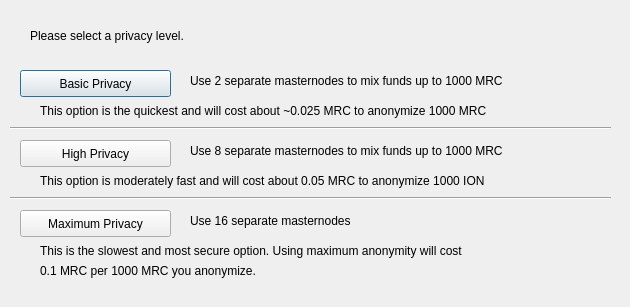
<?xml version="1.0" encoding="UTF-8"?>
<ui version="4.0">
 <class>DarksendConfig</class>
 <widget class="QDialog" name="DarksendConfig">
  <property name="geometry">
   <rect>
    <x>0</x>
    <y>0</y>
    <width>630</width>
    <height>307</height>
   </rect>
  </property>
  <property name="windowTitle">
   <string>Configure Darksend</string>
  </property>
  <widget class="QPushButton" name="buttonBasic">
   <property name="geometry">
    <rect>
     <x>20</x>
     <y>70</y>
     <width>151</width>
     <height>27</height>
    </rect>
   </property>
   <property name="text">
    <string>Basic Privacy</string>
   </property>
  </widget>
  <widget class="QPushButton" name="buttonHigh">
   <property name="geometry">
    <rect>
     <x>20</x>
     <y>140</y>
     <width>151</width>
     <height>27</height>
    </rect>
   </property>
   <property name="text">
    <string>High Privacy</string>
   </property>
  </widget>
  <widget class="QPushButton" name="buttonMax">
   <property name="geometry">
    <rect>
     <x>20</x>
     <y>210</y>
     <width>151</width>
     <height>27</height>
    </rect>
   </property>
   <property name="text">
    <string>Maximum Privacy</string>
   </property>
  </widget>
  <widget class="QLabel" name="label">
   <property name="geometry">
    <rect>
     <x>30</x>
     <y>20</y>
     <width>571</width>
     <height>31</height>
    </rect>
   </property>
   <property name="text">
    <string>Please select a privacy level.</string>
   </property>
  </widget>
  <widget class="QLabel" name="label_2">
   <property name="geometry">
    <rect>
     <x>190</x>
     <y>70</y>
     <width>421</width>
     <height>21</height>
    </rect>
   </property>
   <property name="text">
    <string>Use 2 separate masternodes to mix funds up to 1000 MRC</string>
   </property>
  </widget>
  <widget class="QLabel" name="label_3">
   <property name="geometry">
    <rect>
     <x>190</x>
     <y>140</y>
     <width>411</width>
     <height>21</height>
    </rect>
   </property>
   <property name="text">
    <string>Use 8 separate masternodes to mix funds up to 1000 MRC</string>
   </property>
  </widget>
  <widget class="QLabel" name="label_4">
   <property name="geometry">
    <rect>
     <x>190</x>
     <y>210</y>
     <width>421</width>
     <height>21</height>
    </rect>
   </property>
   <property name="text">
    <string>Use 16 separate masternodes</string>
   </property>
  </widget>
  <widget class="QLabel" name="label_6">
   <property name="geometry">
    <rect>
     <x>40</x>
     <y>100</y>
     <width>561</width>
     <height>21</height>
    </rect>
   </property>
   <property name="text">
    <string>This option is the quickest and will cost about ~0.025 MRC to anonymize 1000 MRC</string>
   </property>
  </widget>
  <widget class="QLabel" name="label_7">
   <property name="geometry">
    <rect>
     <x>40</x>
     <y>170</y>
     <width>561</width>
     <height>21</height>
    </rect>
   </property>
   <property name="text">
    <string>This option is moderately fast and will cost about 0.05 MRC to anonymize 1000 ION</string>
   </property>
  </widget>
  <widget class="QLabel" name="label_8">
   <property name="geometry">
    <rect>
     <x>40</x>
     <y>240</y>
     <width>561</width>
     <height>21</height>
    </rect>
   </property>
   <property name="text">
    <string>This is the slowest and most secure option. Using maximum anonymity will cost</string>
   </property>
  </widget>
  <widget class="QLabel" name="label_9">
   <property name="geometry">
    <rect>
     <x>40</x>
     <y>260</y>
     <width>561</width>
     <height>21</height>
    </rect>
   </property>
   <property name="text">
    <string>0.1 MRC per 1000 MRC you anonymize.</string>
   </property>
  </widget>
  <widget class="Line" name="line">
   <property name="geometry">
    <rect>
     <x>10</x>
     <y>120</y>
     <width>601</width>
     <height>16</height>
    </rect>
   </property>
   <property name="orientation">
    <enum>Qt::Horizontal</enum>
   </property>
  </widget>
  <widget class="Line" name="line_2">
   <property name="geometry">
    <rect>
     <x>10</x>
     <y>190</y>
     <width>601</width>
     <height>16</height>
    </rect>
   </property>
   <property name="orientation">
    <enum>Qt::Horizontal</enum>
   </property>
  </widget>
 </widget>
 <resources/>
 <connections/>
</ui>
